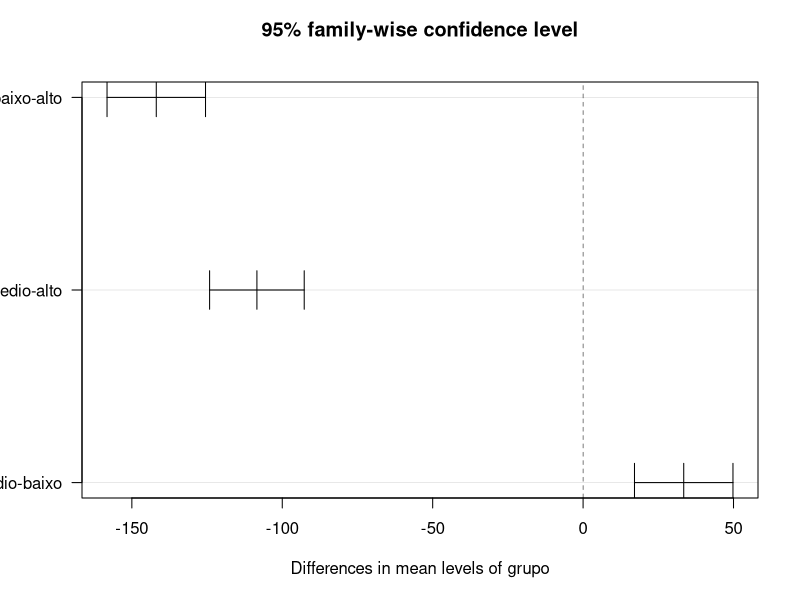
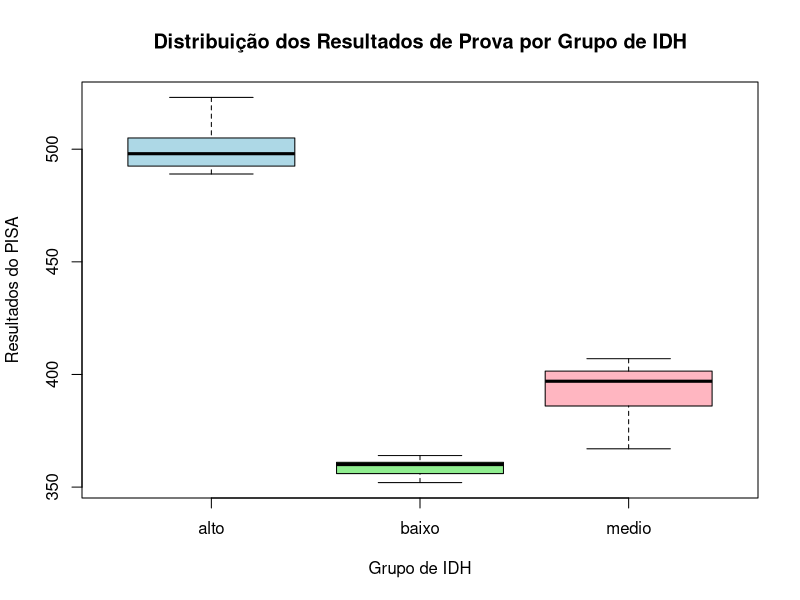
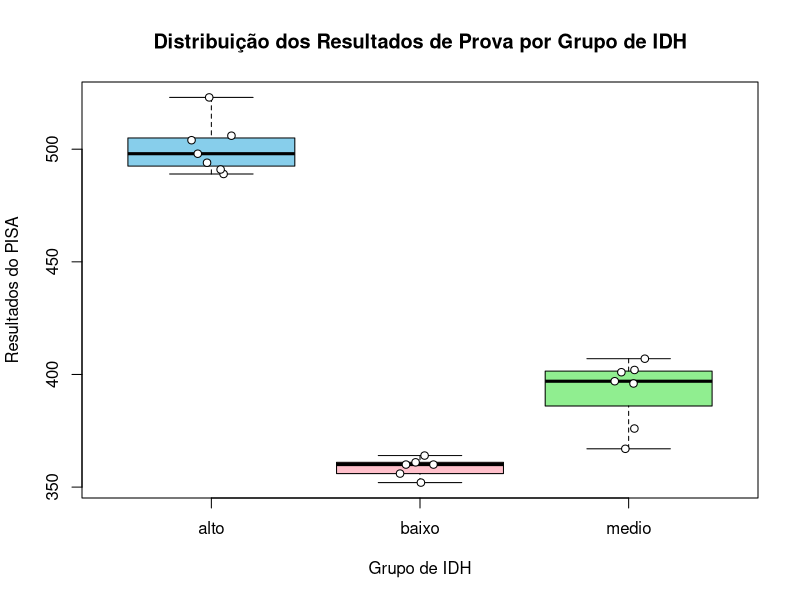

These figures' R source, in order:
# Dados
IDH_alto <- c(494, 506, 504, 489, 498, 523, 491)
IDH_medio <- c(401, 397, 402, 396, 407, 367, 376)
IDH_baixo <- c(356, 360, 364, 360, 361, 352)

# Criar um dataframe com os dados
dados <- data.frame(
  valor = c(IDH_alto, IDH_medio, IDH_baixo),
  grupo = factor(rep(c("alto", "medio", "baixo"), times = c(length(IDH_alto), length(IDH_medio), length(IDH_baixo))))
)

# Teste de normalidade de Shapiro-Wilk para cada grupo
shapiro_result <- by(dados$valor, dados$grupo, shapiro.test)
print("Resultados do Teste de Shapiro-Wilk:")
print(shapiro_result)

# Teste de homogeneidade de variância de Levene (usando a função native)
# Calcula a variância de cada grupo e compara
variancia_alto <- var(IDH_alto)
variancia_medio <- var(IDH_medio)
variancia_baixo <- var(IDH_baixo)

print("Variâncias dos grupos:")
print(c(variancia_alto, variancia_medio, variancia_baixo))

# Realizar a ANOVA
resultado_anova <- aov(valor ~ grupo, data = dados)
print("Resumo da ANOVA:")
summary(resultado_anova)

# Realizar o teste de Tukey para comparações múltiplas
resultado_tukey <- TukeyHSD(resultado_anova)
plot(resultado_tukey , las = 1)

print("Resultados do teste de Tukey:")
print(resultado_tukey)

# Gráfico de boxplot (usando funções básicas do R)
boxplot(valor ~ grupo, data = dados,
        main = "Distribuição dos Resultados de Prova por Grupo de IDH",
        xlab = "Grupo de IDH",
        ylab = "Resultados do PISA",
        col = c("lightblue", "lightgreen", "lightpink"))
# Gráfico de boxplot (adaptado para os dados fornecidos)
boxplot(valor ~ grupo, data = dados,
        xlab = "Grupo de IDH",
        ylab = "Resultados do PISA",
        main = "Distribuição dos Resultados de Prova por Grupo de IDH",
        col = c("skyblue", "pink", "lightgreen"))

# Adicionando jitter aos pontos para visualizar melhor os valores individuais
stripchart(valor ~ grupo, data = dados,
           vertical = TRUE, method = "jitter", add = TRUE,
           pch = 21, col = "black", bg = "white")
